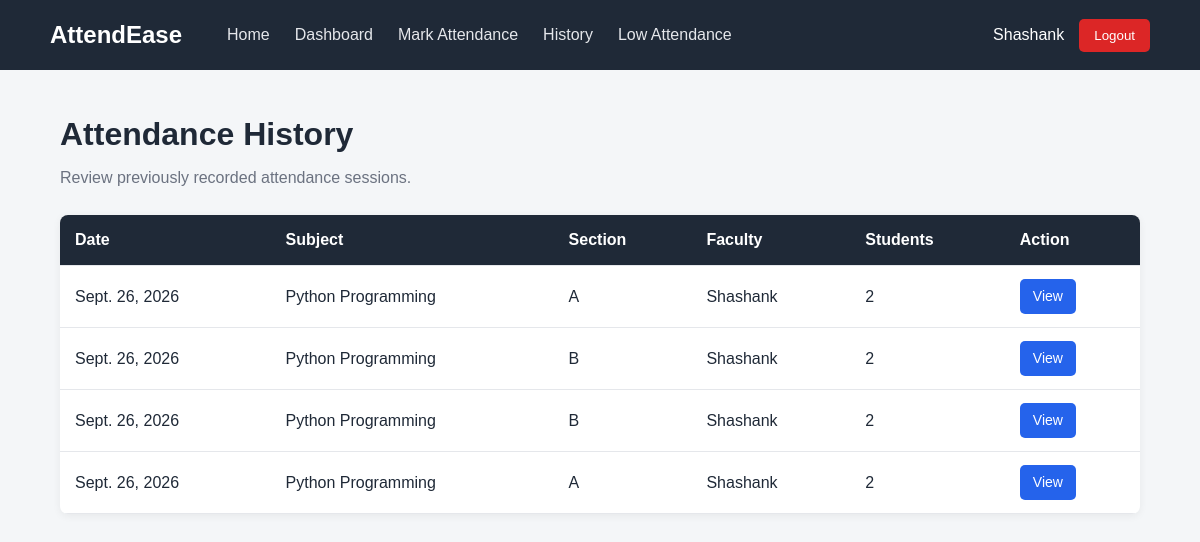
Screenshot of /attendance/history/ (signed in) with the database file from the repository.
### attendance/models.py (models this page shows, shortened)
class AttendanceSession(models.Model):
    subject = models.ForeignKey(
        Subject,
        on_delete=models.CASCADE
    )
    faculty = models.ForeignKey(
        Faculty,
        on_delete=models.CASCADE
    )
    date = models.DateField()
    section = models.CharField(max_length=10)
    created_at = models.DateTimeField(auto_now_add=True)

class Subject(models.Model):
    name = models.CharField(max_length=100)
    code = models.CharField(max_length=20, unique=True)
    department = models.ForeignKey(
        Department,
        on_delete=models.CASCADE
    )
    faculty = models.ForeignKey(
        Faculty,
        on_delete=models.CASCADE
    )

class Faculty(models.Model):
    user = models.OneToOneField(User, on_delete=models.CASCADE)
    department = models.ForeignKey(
        Department,
        on_delete=models.CASCADE
    )

### attendance/views.py (the view)
# urls.py: path("attendance/history/",views.attendance_history,name="attendance_history"),
@login_required
def attendance_history(request):
    sessions = AttendanceSession.objects.select_related(
        "subject",
        "faculty",
        "faculty__user"
    ).order_by(
        "-date",
        "-created_at"
    )
    context = {
        "sessions": sessions
    }
    return render(
        request,
        "attendance/history.html",
        context
    )

### templates/attendance/history.html
{% extends "attendance/base.html" %}
{% block content %}
<h1>Attendance History</h1>
<p class="page-description">
    Review previously recorded attendance sessions.
</p>
<div class="table-box">
    <table>
        <thead>
            <tr>
                <th>Date</th>
                <th>Subject</th>
                <th>Section</th>
                <th>Faculty</th>
                <th>Students</th>
                <th>Action</th>
            </tr>
        </thead>
        <tbody>
            {% for session in sessions %}
            <tr>
                <td>{{ session.date }}</td>
                <td>{{ session.subject.name }}</td>
                <td>{{ session.section }}</td>
                <td>
                    {{ session.faculty.user.username }}
                </td>
                <td>
                    {{ session.records.count }}
                </td>
                <td>
                    <a href="{% url 'session_detail' session.id %}" class="btn btn-small">
                        View
                    </a>
                </td>
            </tr>
            {% empty %}
            <tr>
                <td colspan="6">
                    No attendance records available.
                </td>
            </tr>
            {% endfor %}
        </tbody>
    </table>
</div>
{% endblock %}

### templates/attendance/base.html (shortened to what this page needs)
<!DOCTYPE html>
<html lang="en">
<head>
</head>
<body>
    <nav class="navbar">
        <a href="{% url 'home' %}" class="brand">
            AttendEase
        </a>
        <div class="nav-links">
            <a href="{% url 'home' %}">
                Home
            </a>
            {% if user.is_authenticated %}
            <a href="{% url 'dashboard' %}">
                Dashboard
            </a>
            <a href="{% url 'mark_attendance' %}">
                Mark Attendance
            </a>
            <a href="{% url 'attendance_history' %}">
                History
            </a>
            <a href="{% url 'low_attendance' %}">
                Low Attendance
            </a>
            {% endif %}
        </div>
        <div class="user-section">
            {% if user.is_authenticated %}
            <span>{{ user.username }}</span>
            <form method="POST" action="{% url 'logout' %}">
                <button type="submit" class="logout-btn">
                    Logout
                </button>
            </form>
            {% else %}
            <a href="{% url 'login' %}" style="color:white; text-decoration:none;">
                Login
            </a>
            {% endif %}
        </div>
    </nav>
    <main class="container">
        {% block content %}
        {% endblock %}
    </main>
</body>
</html>

### templates/attendance/base.html (style rules this page uses)
* { margin: 0; padding: 0; box-sizing: border-box; }
body { font-family: Arial, Helvetica, sans-serif; background-color: #f4f6f8; color: #1f2937; line-height: 1.5; }
.navbar { width: 100%; height: 70px; background-color: #1f2937; display: flex; align-items: center; padding: 0 50px; }
.brand { color: white; text-decoration: none; font-size: 24px; font-weight: bold; margin-right: 45px; }
.nav-links { display: flex; align-items: center; gap: 25px; flex: 1; }
.nav-links a { color: #e5e7eb; text-decoration: none; }
.user-section { display: flex; align-items: center; gap: 15px; color: white; }
.user-section form { margin: 0; }
.logout-btn { background-color: #dc2626; color: white; border: none; padding: 9px 15px; border-radius: 5px; cursor: pointer; }
.container { width: 90%; max-width: 1100px; margin: 40px auto; }
h1 { margin-bottom: 8px; }
p { margin-bottom: 15px; }
.page-description { color: #6b7280; margin-bottom: 25px; }
.btn { display: inline-block; background-color: #2563eb; color: white; text-decoration: none; border: none; padding: 10px 18px; border-radius: 5px; cursor: pointer; font-size: 14px; }
.btn-small { padding: 7px 13px; }
.table-box { background-color: white; border-radius: 8px; overflow: hidden; box-shadow: 0 2px 8px rgba(0, 0, 0, 0.06); }
table { width: 100%; border-collapse: collapse; }
th { background-color: #1f2937; color: white; }
th, td { padding: 13px 15px; text-align: left; border-bottom: 1px solid #e5e7eb; }

### rows the page displays
AttendanceSession: date "Sept. 26, 2026", subject.name "Python Programming", section "A", faculty.user.username "Shashank", records.count "2"
AttendanceSession: date "Sept. 26, 2026", subject.name "Python Programming", section "B", faculty.user.username "Shashank", records.count "2"
AttendanceSession: date "Sept. 26, 2026", subject.name "Python Programming", section "B", faculty.user.username "Shashank", records.count "2"
AttendanceSession: date "Sept. 26, 2026", subject.name "Python Programming", section "A", faculty.user.username "Shashank", records.count "2"

### other values shown
{{ user.username }} "Shashank"
